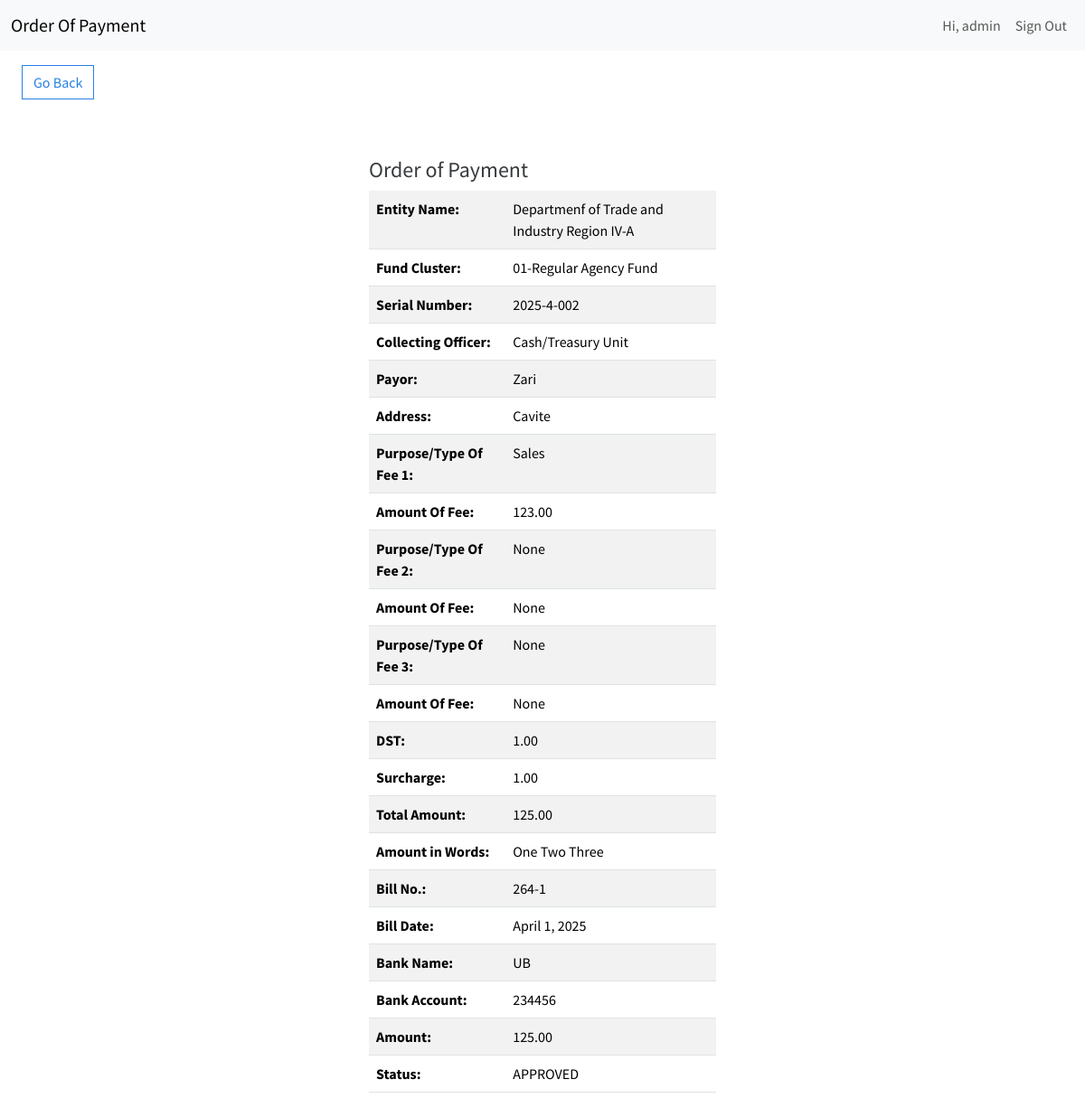
Screenshot of /view-item/2 (signed in) with the database file from the repository.
### order_payment/models.py (models this page shows, shortened)
class OrderPaymentItem(models.Model):
    entity_name = models.CharField(max_length=200, default="Departmenf of Trade and Industry Region IV-A")
    fund_cluster = models.CharField(max_length=200, default="01-Regular Agency Fund")
    serial_number = models.CharField(max_length=200)
    date = models.DateTimeField(auto_now_add=True)
    collecting_officer = models.CharField(max_length=200, default="Cash/Treasury Unit")
    payor = models.CharField(max_length=200)
    address = models.CharField(max_length=400)
    fee_type_1 = models.CharField(max_length=200)
    fee_type_1_amount = models.DecimalField(max_digits=10, decimal_places=2)
    fee_type_2 = models.CharField(max_length=200, null=True, blank=True)
    fee_type_2_amount = models.DecimalField(max_digits=10, decimal_places=2, null=True, blank=True)
    fee_type_3 = models.CharField(max_length=200, null=True, blank=True)
    fee_type_3_amount = models.DecimalField(max_digits=10, decimal_places=2, null=True, blank=True)
    dst = models.DecimalField(max_digits=10, decimal_places=2)
    surcharge = models.DecimalField(max_digits=10, decimal_places=2)
    total_amount = models.DecimalField(max_digits=10, decimal_places=2)
    amount_in_words = models.CharField(max_length=500)
    bill_no = models.CharField(max_length=200)
    bill_date = models.DateField(auto_now_add=False)
    status = models.CharField(max_length=200, default="NEW")
    bank_name = models.CharField(max_length=200)
    account_number = models.CharField(max_length=200)
    deposit_amount = models.DecimalField(max_digits=10, decimal_places=2)
    acting_accountant = models.CharField(max_length=200)
    update_date = models.DateField(auto_now_add=True)
    last_update_by = models.CharField(max_length=200, null=True, blank=True)
    created_by = models.CharField(max_length=200, null=True, blank=True)
    user = models.ForeignKey(User, on_delete=models.CASCADE)
    class Meta:
        verbose_name_plural = "Order Of Payment Items"

### order_payment/views.py (the view)
# urls.py: path('view-item/<int:pk>', ViewItem.as_view(), name='view-item'),
class ViewItem(LoginRequiredMixin, DetailView):
    model = OrderPaymentItem
    template_name = 'order_payment/view_form.html'
    def get_context_data(self, **kwargs):
        context = super().get_context_data(**kwargs)
        context["order_payment"] = self.get_object
        return context

### order_payment/templates/order_payment/view_form.html
{% extends 'order_payment/base.html' %}
{% load crispy_forms_tags %}
{% block content %}
	<a href="{% url 'dashboard' %}" class="btn btn-outline-primary my-3 mx-4">Go Back</a>
	<div class="row">
		<div class="col-11 col-md-4 mx-auto mt-5">
			<h4>Order of Payment</h4>
            <table class="table table-hover table-striped">
                <tbody>
                    <tr>
						<th scope="row">Entity Name:</th>
						<td>{{ order_payment.entity_name }}</td>
                    </tr>
                    <tr>
						<th scope="row">Fund Cluster:</th>
						<td>{{ order_payment.fund_cluster }}</td>
                    </tr>
                    <tr>
						<th scope="row">Serial Number:</th>
						<td>{{ order_payment.serial_number }}</td>
                    </tr>
                    <tr>
						<th scope="row">Collecting Officer:</th>
						<td>{{ order_payment.collecting_officer }}</td>
                    </tr>
                    <tr>
						<th scope="row">Payor:</th>
						<td>{{ order_payment.payor }}</td>
                    </tr>
                    <tr>
						<th scope="row">Address:</th>
						<td>{{ order_payment.address }}</td>
                    </tr>
                    <tr>
						<th scope="row">Purpose/Type Of Fee 1:</th>
						<td>{{ order_payment.fee_type_1 }}</td>
                    </tr>
                    <tr>
						<th scope="row">Amount Of Fee:</th>
						<td>{{ order_payment.fee_type_1_amount }}</td>
                    </tr>
                    <tr>
						<th scope="row">Purpose/Type Of Fee 2:</th>
						<td>{{ order_payment.fee_type_2 }}</td>
                    </tr>
                    <tr>
						<th scope="row">Amount Of Fee:</th>
						<td>{{ order_payment.fee_type_2_amount }}</td>
                    </tr>
                    <tr>
						<th scope="row">Purpose/Type Of Fee 3:</th>
						<td>{{ order_payment.fee_type_3 }}</td>
                    </tr>
                    <tr>
						<th scope="row">Amount Of Fee:</th>
						<td>{{ order_payment.fee_type_3_amount }}</td>
                    </tr>
                    <tr>
						<th scope="row">DST:</th>
						<td>{{ order_payment.dst }}</td>
                    </tr>
                    <tr>
						<th scope="row">Surcharge:</th>
						<td>{{ order_payment.surcharge }}</td>
                    </tr>
                    <tr>
						<th scope="row">Total Amount:</th>
						<td>{{ order_payment.total_amount }}</td>
                    </tr>
                    <tr>
						<th scope="row">Amount in Words:</th>
						<td>{{ order_payment.amount_in_words }}</td>
                    </tr>
                    <tr>
						<th scope="row">Bill No.:</th>
						<td>{{ order_payment.bill_no }}</td>
                    </tr>
                    <tr>
						<th scope="row">Bill Date:</th>
						<td>{{ order_payment.bill_date }}</td>
                    </tr>
                    <tr>
						<th scope="row">Bank Name:</th>
						<td>{{ order_payment.bank_name }}</td>
                    </tr>
                    <tr>
						<th scope="row">Bank Account:</th>
						<td>{{ order_payment.account_number }}</td>
                    </tr>
                    <tr>
						<th scope="row">Amount:</th>
						<td>{{ order_payment.deposit_amount }}</td>
                    </tr>
                    <tr>
						<th scope="row">Status:</th>
						<td>{{ order_payment.status }}</td>
                    </tr>
                </tbody>
            </table>
            <br />
		</div>
	</div>
{% endblock content %}

### order_payment/templates/order_payment/navigation.html (shortened to what this page needs)
<nav class="navbar navbar-expand-lg bg-light">
	<div class="container-fluid">
		<a class="navbar-brand" href="{% url 'index' %}">Order Of Payment</a>
		<div class="collapse navbar-collapse justify-content-end" id="navbarNav">
			<ul class="navbar-nav">
				{% if user.is_authenticated %}
					<li class="nav-item">
						<a class="nav-link" href="#">Hi, {{ user.username }}</a>
					</li>
					<li class="nav-item">
						<form method="post" action="{% url 'logout' %}">
                            <button class="nav-link">Sign Out</button>
                       </form>
					</li>
				{% else %}
					<li class="nav-item">
						<a class="nav-link" href="{% url 'login' %}">Sign In</a>
					</li>
				{% endif %}
			</ul>
		</div>
	</div>
</nav>

### rows the page displays
OrderPaymentItem: entity_name "Departmenf of Trade and Industry Region IV-A", fund_cluster "01-Regular Agency Fund", serial_number "2025-4-002", collecting_officer "Cash/Treasury Unit", payor "Zari", address "Cavite", fee_type_1 "Sales", fee_type_1_amount "123.00", fee_type_2 "None", fee_type_2_amount "None", fee_type_3 "None", fee_type_3_amount "None", dst "1.00", surcharge "1.00", total_amount "125.00", amount_in_words "One Two Three", bill_no "264-1", bill_date "April 1, 2025", bank_name "UB", account_number "234456", deposit_amount "125.00", status "APPROVED"

### other values shown
{{ user.username }} "admin"
